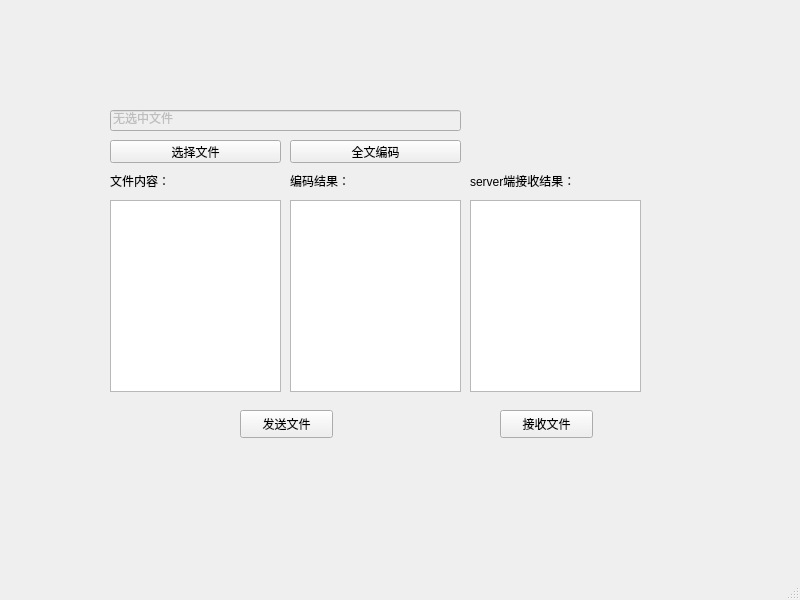
<?xml version="1.0" encoding="UTF-8"?>
<ui version="4.0">
 <class>MainWindow</class>
 <widget class="QMainWindow" name="MainWindow">
  <property name="geometry">
   <rect>
    <x>0</x>
    <y>0</y>
    <width>800</width>
    <height>600</height>
   </rect>
  </property>
  <property name="windowTitle">
   <string>MainWindow</string>
  </property>
  <widget class="QWidget" name="centralwidget">
   <widget class="QTextBrowser" name="textBrowser">
    <property name="geometry">
     <rect>
      <x>110</x>
      <y>200</y>
      <width>171</width>
      <height>192</height>
     </rect>
    </property>
   </widget>
   <widget class="QLineEdit" name="lineEdit">
    <property name="enabled">
     <bool>false</bool>
    </property>
    <property name="geometry">
     <rect>
      <x>110</x>
      <y>110</y>
      <width>351</width>
      <height>21</height>
     </rect>
    </property>
    <property name="text">
     <string>无选中文件</string>
    </property>
   </widget>
   <widget class="QPushButton" name="pushButton">
    <property name="geometry">
     <rect>
      <x>110</x>
      <y>140</y>
      <width>171</width>
      <height>23</height>
     </rect>
    </property>
    <property name="text">
     <string>选择文件</string>
    </property>
   </widget>
   <widget class="QLabel" name="label">
    <property name="geometry">
     <rect>
      <x>110</x>
      <y>170</y>
      <width>171</width>
      <height>21</height>
     </rect>
    </property>
    <property name="text">
     <string>文件内容：</string>
    </property>
   </widget>
   <widget class="QLabel" name="label_2">
    <property name="geometry">
     <rect>
      <x>290</x>
      <y>170</y>
      <width>171</width>
      <height>21</height>
     </rect>
    </property>
    <property name="text">
     <string>编码结果：</string>
    </property>
   </widget>
   <widget class="QTextBrowser" name="textBrowser_2">
    <property name="geometry">
     <rect>
      <x>290</x>
      <y>200</y>
      <width>171</width>
      <height>192</height>
     </rect>
    </property>
   </widget>
   <widget class="QPushButton" name="pushButton_2">
    <property name="geometry">
     <rect>
      <x>290</x>
      <y>140</y>
      <width>171</width>
      <height>23</height>
     </rect>
    </property>
    <property name="text">
     <string>全文编码</string>
    </property>
   </widget>
   <widget class="QPushButton" name="pushButton_3">
    <property name="geometry">
     <rect>
      <x>240</x>
      <y>410</y>
      <width>93</width>
      <height>28</height>
     </rect>
    </property>
    <property name="text">
     <string>发送文件</string>
    </property>
   </widget>
   <widget class="QTextBrowser" name="textBrowser_3">
    <property name="geometry">
     <rect>
      <x>470</x>
      <y>200</y>
      <width>171</width>
      <height>192</height>
     </rect>
    </property>
   </widget>
   <widget class="QPushButton" name="pushButton_4">
    <property name="geometry">
     <rect>
      <x>500</x>
      <y>410</y>
      <width>93</width>
      <height>28</height>
     </rect>
    </property>
    <property name="text">
     <string>接收文件</string>
    </property>
   </widget>
   <widget class="QLabel" name="label_3">
    <property name="geometry">
     <rect>
      <x>470</x>
      <y>170</y>
      <width>171</width>
      <height>21</height>
     </rect>
    </property>
    <property name="text">
     <string>server端接收结果：</string>
    </property>
   </widget>
  </widget>
  <widget class="QStatusBar" name="statusbar"/>
 </widget>
 <resources/>
 <connections/>
</ui>
